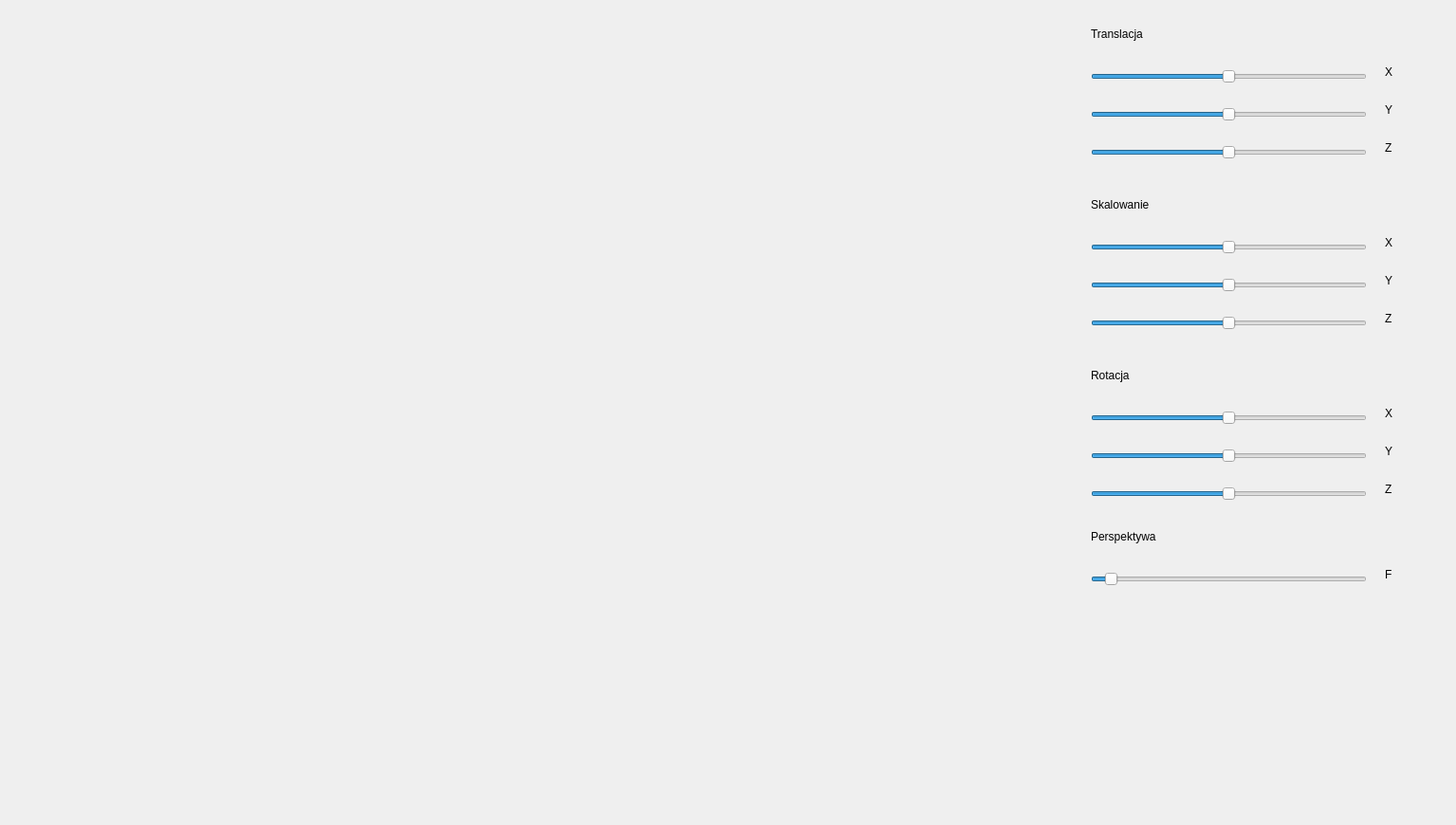
<?xml version="1.0" encoding="UTF-8"?>
<ui version="4.0">
 <class>Transformations3DWidget</class>
 <widget class="QWidget" name="Transformations3DWidget">
  <property name="geometry">
   <rect>
    <x>0</x>
    <y>0</y>
    <width>1535</width>
    <height>870</height>
   </rect>
  </property>
  <property name="windowTitle">
   <string>Form</string>
  </property>
  <widget class="Transformations3DCanvas" name="transformations3DCanvas" native="true">
   <property name="geometry">
    <rect>
     <x>20</x>
     <y>20</y>
     <width>1100</width>
     <height>800</height>
    </rect>
   </property>
  </widget>
  <widget class="QLabel" name="translationLabel">
   <property name="geometry">
    <rect>
     <x>1150</x>
     <y>20</y>
     <width>131</width>
     <height>31</height>
    </rect>
   </property>
   <property name="styleSheet">
    <string notr="true">font: 14pt &quot;MS Shell Dlg 2&quot;;</string>
   </property>
   <property name="text">
    <string>Translacja</string>
   </property>
  </widget>
  <widget class="QSlider" name="translationXSlider">
   <property name="geometry">
    <rect>
     <x>1150</x>
     <y>70</y>
     <width>291</width>
     <height>22</height>
    </rect>
   </property>
   <property name="minimum">
    <number>-100</number>
   </property>
   <property name="maximum">
    <number>100</number>
   </property>
   <property name="value">
    <number>0</number>
   </property>
   <property name="orientation">
    <enum>Qt::Horizontal</enum>
   </property>
  </widget>
  <widget class="QSlider" name="translationYSlider">
   <property name="geometry">
    <rect>
     <x>1150</x>
     <y>110</y>
     <width>291</width>
     <height>22</height>
    </rect>
   </property>
   <property name="minimum">
    <number>-100</number>
   </property>
   <property name="maximum">
    <number>100</number>
   </property>
   <property name="value">
    <number>0</number>
   </property>
   <property name="orientation">
    <enum>Qt::Horizontal</enum>
   </property>
  </widget>
  <widget class="QSlider" name="translationZSlider">
   <property name="geometry">
    <rect>
     <x>1150</x>
     <y>150</y>
     <width>291</width>
     <height>22</height>
    </rect>
   </property>
   <property name="minimum">
    <number>-100</number>
   </property>
   <property name="maximum">
    <number>100</number>
   </property>
   <property name="value">
    <number>0</number>
   </property>
   <property name="orientation">
    <enum>Qt::Horizontal</enum>
   </property>
  </widget>
  <widget class="QLabel" name="translationXLabel">
   <property name="geometry">
    <rect>
     <x>1460</x>
     <y>60</y>
     <width>31</width>
     <height>31</height>
    </rect>
   </property>
   <property name="styleSheet">
    <string notr="true">font: 14pt &quot;MS Shell Dlg 2&quot;;</string>
   </property>
   <property name="text">
    <string>X</string>
   </property>
  </widget>
  <widget class="QLabel" name="translationYLabel">
   <property name="geometry">
    <rect>
     <x>1460</x>
     <y>100</y>
     <width>31</width>
     <height>31</height>
    </rect>
   </property>
   <property name="styleSheet">
    <string notr="true">font: 14pt &quot;MS Shell Dlg 2&quot;;</string>
   </property>
   <property name="text">
    <string>Y</string>
   </property>
  </widget>
  <widget class="QLabel" name="translationZLabel">
   <property name="geometry">
    <rect>
     <x>1460</x>
     <y>140</y>
     <width>31</width>
     <height>31</height>
    </rect>
   </property>
   <property name="styleSheet">
    <string notr="true">font: 14pt &quot;MS Shell Dlg 2&quot;;</string>
   </property>
   <property name="text">
    <string>Z</string>
   </property>
  </widget>
  <widget class="QLabel" name="scalingLabel">
   <property name="geometry">
    <rect>
     <x>1150</x>
     <y>200</y>
     <width>131</width>
     <height>31</height>
    </rect>
   </property>
   <property name="styleSheet">
    <string notr="true">font: 14pt &quot;MS Shell Dlg 2&quot;;</string>
   </property>
   <property name="text">
    <string>Skalowanie</string>
   </property>
  </widget>
  <widget class="QLabel" name="scalingZLabel">
   <property name="geometry">
    <rect>
     <x>1460</x>
     <y>320</y>
     <width>31</width>
     <height>31</height>
    </rect>
   </property>
   <property name="styleSheet">
    <string notr="true">font: 14pt &quot;MS Shell Dlg 2&quot;;</string>
   </property>
   <property name="text">
    <string>Z</string>
   </property>
  </widget>
  <widget class="QSlider" name="scalingYSlider">
   <property name="geometry">
    <rect>
     <x>1150</x>
     <y>290</y>
     <width>291</width>
     <height>22</height>
    </rect>
   </property>
   <property name="minimum">
    <number>0</number>
   </property>
   <property name="maximum">
    <number>20</number>
   </property>
   <property name="value">
    <number>10</number>
   </property>
   <property name="orientation">
    <enum>Qt::Horizontal</enum>
   </property>
  </widget>
  <widget class="QLabel" name="scalingXLabel">
   <property name="geometry">
    <rect>
     <x>1460</x>
     <y>240</y>
     <width>31</width>
     <height>31</height>
    </rect>
   </property>
   <property name="styleSheet">
    <string notr="true">font: 14pt &quot;MS Shell Dlg 2&quot;;</string>
   </property>
   <property name="text">
    <string>X</string>
   </property>
  </widget>
  <widget class="QSlider" name="scalingXSlider">
   <property name="geometry">
    <rect>
     <x>1150</x>
     <y>250</y>
     <width>291</width>
     <height>22</height>
    </rect>
   </property>
   <property name="minimum">
    <number>0</number>
   </property>
   <property name="maximum">
    <number>20</number>
   </property>
   <property name="value">
    <number>10</number>
   </property>
   <property name="orientation">
    <enum>Qt::Horizontal</enum>
   </property>
  </widget>
  <widget class="QLabel" name="scalingYLabel">
   <property name="geometry">
    <rect>
     <x>1460</x>
     <y>280</y>
     <width>31</width>
     <height>31</height>
    </rect>
   </property>
   <property name="styleSheet">
    <string notr="true">font: 14pt &quot;MS Shell Dlg 2&quot;;</string>
   </property>
   <property name="text">
    <string>Y</string>
   </property>
  </widget>
  <widget class="QSlider" name="scalingZSlider">
   <property name="geometry">
    <rect>
     <x>1150</x>
     <y>330</y>
     <width>291</width>
     <height>22</height>
    </rect>
   </property>
   <property name="minimum">
    <number>0</number>
   </property>
   <property name="maximum">
    <number>20</number>
   </property>
   <property name="value">
    <number>10</number>
   </property>
   <property name="orientation">
    <enum>Qt::Horizontal</enum>
   </property>
  </widget>
  <widget class="QLabel" name="rotationLabel">
   <property name="geometry">
    <rect>
     <x>1150</x>
     <y>380</y>
     <width>131</width>
     <height>31</height>
    </rect>
   </property>
   <property name="styleSheet">
    <string notr="true">font: 14pt &quot;MS Shell Dlg 2&quot;;</string>
   </property>
   <property name="text">
    <string>Rotacja</string>
   </property>
  </widget>
  <widget class="QLabel" name="rotationZLabel">
   <property name="geometry">
    <rect>
     <x>1460</x>
     <y>500</y>
     <width>31</width>
     <height>31</height>
    </rect>
   </property>
   <property name="styleSheet">
    <string notr="true">font: 14pt &quot;MS Shell Dlg 2&quot;;</string>
   </property>
   <property name="text">
    <string>Z</string>
   </property>
  </widget>
  <widget class="QSlider" name="rotationYSlider">
   <property name="geometry">
    <rect>
     <x>1150</x>
     <y>470</y>
     <width>291</width>
     <height>22</height>
    </rect>
   </property>
   <property name="minimum">
    <number>-360</number>
   </property>
   <property name="maximum">
    <number>360</number>
   </property>
   <property name="orientation">
    <enum>Qt::Horizontal</enum>
   </property>
  </widget>
  <widget class="QLabel" name="rotationXLabel">
   <property name="geometry">
    <rect>
     <x>1460</x>
     <y>420</y>
     <width>31</width>
     <height>31</height>
    </rect>
   </property>
   <property name="styleSheet">
    <string notr="true">font: 14pt &quot;MS Shell Dlg 2&quot;;</string>
   </property>
   <property name="text">
    <string>X</string>
   </property>
  </widget>
  <widget class="QSlider" name="rotationXSlider">
   <property name="geometry">
    <rect>
     <x>1150</x>
     <y>430</y>
     <width>291</width>
     <height>22</height>
    </rect>
   </property>
   <property name="minimum">
    <number>-360</number>
   </property>
   <property name="maximum">
    <number>360</number>
   </property>
   <property name="orientation">
    <enum>Qt::Horizontal</enum>
   </property>
  </widget>
  <widget class="QLabel" name="rotationYLabel">
   <property name="geometry">
    <rect>
     <x>1460</x>
     <y>460</y>
     <width>31</width>
     <height>31</height>
    </rect>
   </property>
   <property name="styleSheet">
    <string notr="true">font: 14pt &quot;MS Shell Dlg 2&quot;;</string>
   </property>
   <property name="text">
    <string>Y</string>
   </property>
  </widget>
  <widget class="QSlider" name="rotationZSlider">
   <property name="geometry">
    <rect>
     <x>1150</x>
     <y>510</y>
     <width>291</width>
     <height>22</height>
    </rect>
   </property>
   <property name="minimum">
    <number>-360</number>
   </property>
   <property name="maximum">
    <number>360</number>
   </property>
   <property name="orientation">
    <enum>Qt::Horizontal</enum>
   </property>
  </widget>
  <widget class="QLabel" name="perspectiveLabel">
   <property name="geometry">
    <rect>
     <x>1150</x>
     <y>550</y>
     <width>131</width>
     <height>31</height>
    </rect>
   </property>
   <property name="styleSheet">
    <string notr="true">font: 14pt &quot;MS Shell Dlg 2&quot;;</string>
   </property>
   <property name="text">
    <string>Perspektywa</string>
   </property>
  </widget>
  <widget class="QLabel" name="perspectiveFLabel">
   <property name="geometry">
    <rect>
     <x>1460</x>
     <y>590</y>
     <width>31</width>
     <height>31</height>
    </rect>
   </property>
   <property name="styleSheet">
    <string notr="true">font: 14pt &quot;MS Shell Dlg 2&quot;;</string>
   </property>
   <property name="text">
    <string>F</string>
   </property>
  </widget>
  <widget class="QSlider" name="perspectiveSlider">
   <property name="geometry">
    <rect>
     <x>1150</x>
     <y>600</y>
     <width>291</width>
     <height>22</height>
    </rect>
   </property>
   <property name="minimum">
    <number>0</number>
   </property>
   <property name="maximum">
    <number>1000</number>
   </property>
   <property name="value">
    <number>50</number>
   </property>
   <property name="orientation">
    <enum>Qt::Horizontal</enum>
   </property>
  </widget>
 </widget>
 <customwidgets>
  <customwidget>
   <class>Transformations3DCanvas</class>
   <extends>QWidget</extends>
   <header>transformations3dcanvas.h</header>
   <container>1</container>
  </customwidget>
 </customwidgets>
 <resources/>
 <connections/>
</ui>
